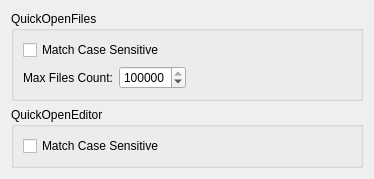
<?xml version="1.0" encoding="UTF-8"?>
<ui version="4.0">
 <class>QuickOpenOption</class>
 <widget class="QWidget" name="QuickOpenOption">
  <property name="geometry">
   <rect>
    <x>0</x>
    <y>0</y>
    <width>374</width>
    <height>163</height>
   </rect>
  </property>
  <property name="windowTitle">
   <string>Form</string>
  </property>
  <layout class="QVBoxLayout" name="verticalLayout_3">
   <item>
    <widget class="QGroupBox" name="groupBox">
     <property name="title">
      <string>QuickOpenFiles</string>
     </property>
     <layout class="QVBoxLayout" name="verticalLayout">
      <item>
       <widget class="QCheckBox" name="checkFilesMatchCase">
        <property name="text">
         <string>Match Case Sensitive</string>
        </property>
       </widget>
      </item>
      <item>
       <layout class="QHBoxLayout" name="horizontalLayout">
        <item>
         <widget class="QLabel" name="label">
          <property name="text">
           <string>Max Files Count:</string>
          </property>
         </widget>
        </item>
        <item>
         <widget class="QSpinBox" name="spinBoxFilesMaxCount">
          <property name="maximum">
           <number>10000000</number>
          </property>
          <property name="singleStep">
           <number>1000</number>
          </property>
          <property name="value">
           <number>100000</number>
          </property>
         </widget>
        </item>
        <item>
         <spacer name="horizontalSpacer">
          <property name="orientation">
           <enum>Qt::Horizontal</enum>
          </property>
          <property name="sizeHint" stdset="0">
           <size>
            <width>40</width>
            <height>20</height>
           </size>
          </property>
         </spacer>
        </item>
       </layout>
      </item>
     </layout>
    </widget>
   </item>
   <item>
    <widget class="QGroupBox" name="groupBox_2">
     <property name="title">
      <string>QuickOpenEditor</string>
     </property>
     <layout class="QVBoxLayout" name="verticalLayout_2">
      <item>
       <widget class="QCheckBox" name="checkEditorMatchCase">
        <property name="text">
         <string>Match Case Sensitive</string>
        </property>
       </widget>
      </item>
     </layout>
    </widget>
   </item>
   <item>
    <spacer name="verticalSpacer">
     <property name="orientation">
      <enum>Qt::Vertical</enum>
     </property>
     <property name="sizeHint" stdset="0">
      <size>
       <width>20</width>
       <height>40</height>
      </size>
     </property>
    </spacer>
   </item>
  </layout>
 </widget>
 <resources/>
 <connections/>
</ui>
